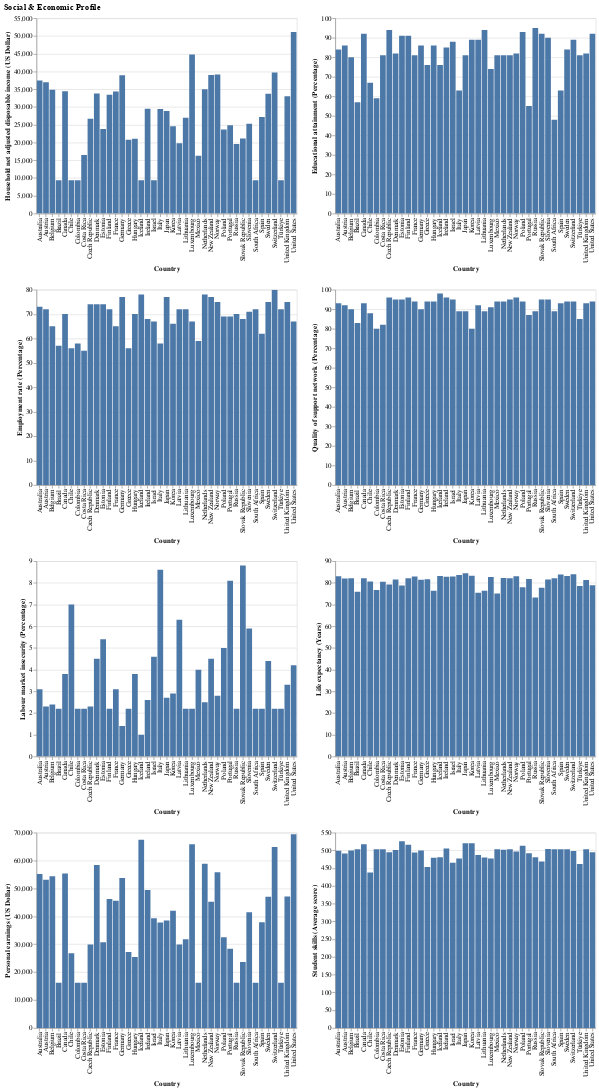

The notebook cell saved with this chart:
### Code cell
import altair as alt

# https://ncl.instructure.com/courses/50014/pages/practical-w2?module_item_id=2990690
# https://ncl.instructure.com/courses/50014/pages/practical-w4?module_item_id=3038080


# Create a selection object for the dropdown using selection_point
country_selection = alt.selection_point(
    fields=['Country'], 
    name='Select', 
    bind=alt.binding_select(options=df_modified['Country'].unique())
)

# Define the base bar chart with the selection applied
def create_chart(y_axis):
    return alt.Chart(df_modified).mark_bar().encode(
        x='Country:N',  # Ensure this matches the DataFrame's column name
        y=y_axis,
        tooltip=[y_axis, 'Country:N']
    ).properties(
        width=400,
        height=300
    ).transform_filter(
        country_selection  # Apply the selection as a filter
    ).interactive()

# Define your plots, ensuring each one uses the base_chart
# Economic Indicators:
HouseholdPlot = create_chart('Household net adjusted disposable income (US Dollar)')
EmploymentPlot = create_chart('Employment rate (Percentage)')
LabourPlot = create_chart('Labour market insecurity (Percentage)')
EarningsPlot = create_chart('Personal earnings (US Dollar)')

# Social Indicators:
EducationPlot = create_chart('Educational attainment (Percentage)') 
SupportPlot = create_chart('Quality of support network (Percentage)') 
LifePlot = create_chart('Life expectancy (Years)') 
StudentPlot = create_chart('Student skills (Average score)')

# Combine the plots into your final layout
bar_chart_sne = alt.hconcat(
    alt.vconcat(HouseholdPlot, EmploymentPlot, LabourPlot, EarningsPlot).resolve_scale(x='independent'), 
    alt.vconcat(EducationPlot, SupportPlot, LifePlot, StudentPlot).resolve_scale(x='independent'),
    title='Social & Economic Profile'
).add_params(
    country_selection  # Add the selection to the final chart layout
)

# Display the chart
bar_chart_sne
